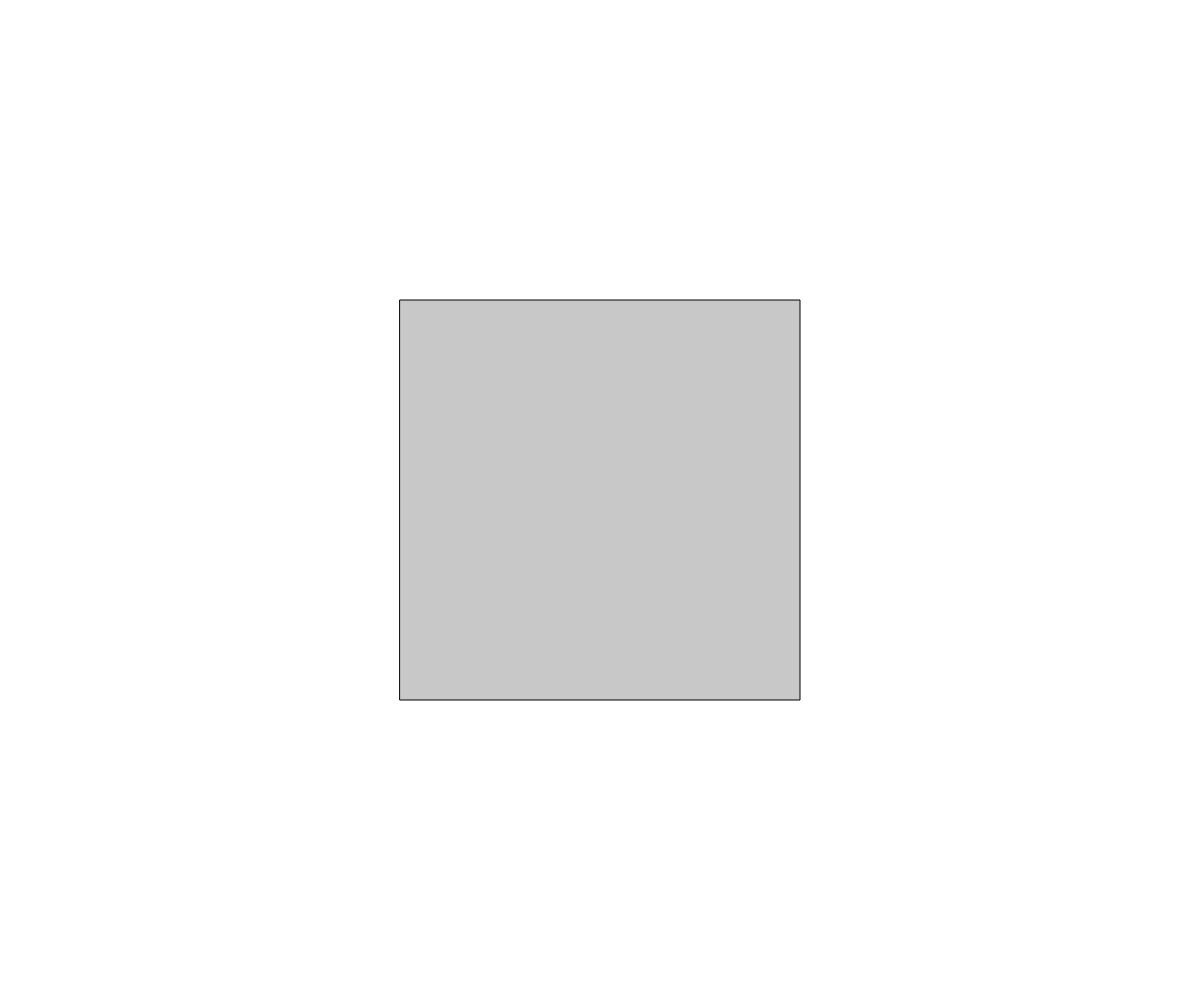
Frame 1 (no input)
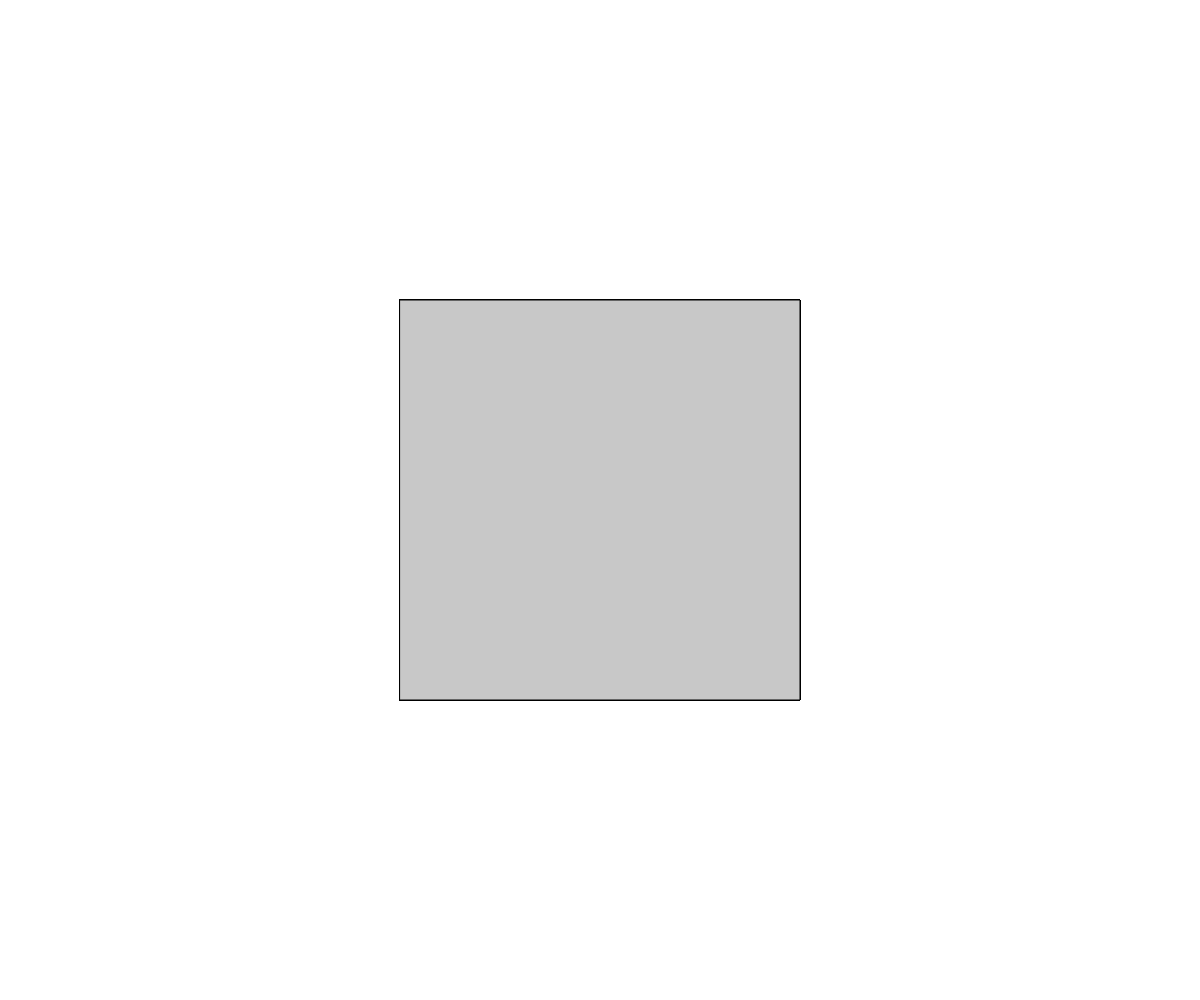
Frame 60 (no input)
Frame 120 (the mouse pressed at the canvas centre since frame 60): identical to frame 60, image omitted

The p5.js sketch that drew these frames (run headless with seeded random() and noise() and a simulated clock; from frame 60 on, the mouse is pressed at the canvas centre):

// p5.js sketch
// ── sketch.js
let canvas;

function setup() {
  canvas = createCanvas(windowWidth, windowHeight);
}

function draw() {
  rectMode(CENTER);
  fill(200);
  rect(windowWidth / 2, windowHeight / 2, 400);
}

function windowResized() {
  resizeCanvas(windowWidth, windowHeight);
}
